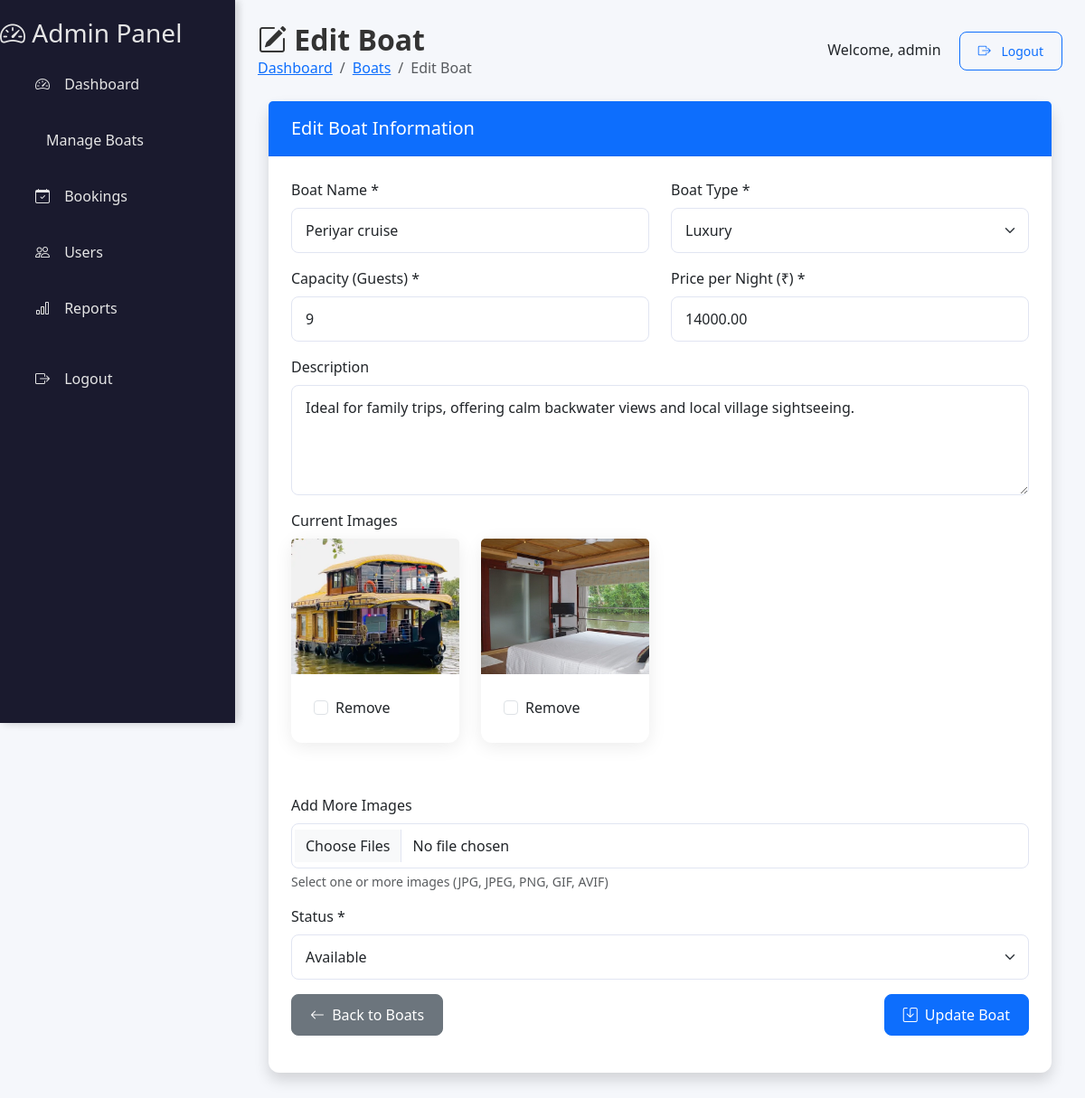
Screenshot of /admin/boats/edit.php?id=33 (signed in) with the database file from the repository.
### tables this page shows
CREATE TABLE IF NOT EXISTS `boats` (
  `id` int NOT NULL AUTO_INCREMENT,
  `boat_name` varchar(100) NOT NULL,
  `boat_type` varchar(100) NOT NULL,
  `capacity` int NOT NULL,
  `price` decimal(10,2) NOT NULL,
  `image` varchar(255) DEFAULT NULL,
  `description` text,
  `status` enum('available','maintenance','booked') DEFAULT 'available',
  PRIMARY KEY (`id`)
);

### admin/boats/edit.php (the view, shortened to what this page needs)
<?php
include '../../backend/inc/db_connect.php';
include '../includes/sidebar.php';
$boat_id = intval($_GET['id']);
$stmt = $conn->prepare("SELECT * FROM boats WHERE id = ?");
$stmt->bind_param("i", $boat_id);
$stmt->execute();
$result = $stmt->get_result();
$boat = $result->fetch_assoc();
$images = array();
if (!empty($boat['image'])) {
    $decoded = json_decode($boat['image'], true);
    if (is_array($decoded)) {
        $images = $decoded;
    } else {
        $images = array($boat['image']);
    }
}
?>
<!DOCTYPE html>
<html lang="en">
<head>
    <link href="https://cdn.jsdelivr.net/npm/bootstrap@5.3.2/dist/css/bootstrap.min.css" rel="stylesheet">
    <link href="https://cdn.jsdelivr.net/npm/bootstrap-icons/font/bootstrap-icons.css" rel="stylesheet">
    <link href="../css/dashboard.css" rel="stylesheet">
</head>
<body>
    <?php include '../includes/sidebar.php'; ?>
    <div class="content">
        <div class="content-header">
            <div class="d-flex justify-content-between align-items-center">
                <div>
                    <h2><i class="bi bi-pencil-square"></i> Edit Boat</h2>
                    <nav aria-label="breadcrumb">
                        <ol class="breadcrumb">
                            <li class="breadcrumb-item"><a href="/HouseBoatBooking/admin/dashboard.php">Dashboard</a></li>
                            <li class="breadcrumb-item"><a href="/HouseBoatBooking/admin/boats.php">Boats</a></li>
                            <li class="breadcrumb-item active" aria-current="page">Edit Boat</li>
                        </ol>
                    </nav>
                </div>
                <div class="user-info">
                    <span>Welcome, <?php echo htmlspecialchars($_SESSION['username']); ?></span>
                    <a href="/HouseBoatBooking/backend/auth/logout.php" class="btn btn-outline-primary btn-sm ms-3"><i class="bi bi-box-arrow-right"></i> Logout</a>
                </div>
            </div>
        </div>
        <div class="container-fluid">
            <div class="card shadow">
                <div class="card-header bg-primary text-white">
                    <h5 class="mb-0"><i class="bi bi-boat"></i> Edit Boat Information</h5>
                </div>
                <div class="card-body">
                    <form method="POST" enctype="multipart/form-data">
                        <div class="row">
                            <div class="col-md-6 mb-3">
                                <label for="boat_name" class="form-label">Boat Name *</label>
                                <input type="text" class="form-control" id="boat_name" name="boat_name" value="<?php echo htmlspecialchars($boat['boat_name']); ?>" required>
                            </div>
                            <div class="col-md-6 mb-3">
                                <label for="boat_type" class="form-label">Boat Type *</label>
                                <select class="form-select" id="boat_type" name="boat_type" required>
                                    <option value="luxury" <?php echo $boat['boat_type'] === 'luxury' ? 'selected' : ''; ?>>Luxury</option>
                                </select>
                            </div>
                        </div>
                        <div class="row">
                            <div class="col-md-6 mb-3">
                                <label for="capacity" class="form-label">Capacity (Guests) *</label>
                                <input type="number" class="form-control" id="capacity" name="capacity" min="1" max="50" value="<?php echo htmlspecialchars($boat['capacity']); ?>" required>
                            </div>
                            <div class="col-md-6 mb-3">
                                <label for="price" class="form-label">Price per Night (₹) *</label>
                                <input type="number" class="form-control" id="price" name="price" min="1000" step="100" value="<?php echo htmlspecialchars($boat['price']); ?>" required>
                            </div>
                        </div>
                        <div class="mb-3">
                            <label for="description" class="form-label">Description</label>
                            <textarea class="form-control" id="description" name="description" rows="4"><?php echo htmlspecialchars($boat['description']); ?></textarea>
                        </div>
                        <?php if (!empty($images)): ?>
                            <div class="mb-3">
                                <label class="form-label">Current Images</label>
                                <div class="row">
                                    <?php foreach ($images as $image): ?>
                                        <div class="col-md-3 mb-3">
                                            <div class="card">
                                                <img src="/HouseBoatBooking/uploads/boats/<?php echo htmlspecialchars($image); ?>" class="card-img-top" alt="Boat Image" style="height: 150px; object-fit: cover;">
                                                <div class="card-body">
                                                    <div class="form-check">
                                                        <input class="form-check-input" type="checkbox" name="remove_images[]" value="<?php echo htmlspecialchars($image); ?>" id="remove_<?php echo htmlspecialchars($image); ?>">
                                                        <label class="form-check-label" for="remove_<?php echo htmlspecialchars($image); ?>">Remove</label>
                                                    </div>
                                                </div>
                                            </div>
                                        </div>
                                    <?php endforeach; ?>
                                </div>
                            </div>
                        <?php endif; ?>
                        <div class="mb-3">
                            <label for="images" class="form-label">Add More Images</label>
                            <input class="form-control" type="file" id="images" name="images[]" multiple accept="image/*">
                            <div class="form-text">Select one or more images (JPG, JPEG, PNG, GIF, AVIF)</div>
                        </div>
                        <div class="mb-3">
                            <label for="status" class="form-label">Status *</label>
                            <select class="form-select" id="status" name="status" required>
                                <option value="available" <?php echo $boat['status'] === 'available' ? 'selected' : ''; ?>>Available</option>
                            </select>
                        </div>
                        <div class="d-flex justify-content-between">
                            <a href="/HouseBoatBooking/admin/boats.php" class="btn btn-secondary">
                                <i class="bi bi-arrow-left me-1"></i> Back to Boats
                            </a>
                            <button type="submit" class="btn btn-primary">
                                <i class="bi bi-save me-1"></i> Update Boat
                            </button>
                        </div>
                    </form>
                </div>
            </div>
        </div>
    </div>
</body>
</html>

### admin/css/dashboard.css (style rules this page uses)
:root { --sidebar-bg: #1a1a2e; --sidebar-hover: #16213e; --sidebar-active: #0f3460; --sidebar-text: #e6e6e6; --sidebar-text-hover: #ffffff; --content-bg: #f5f7fb; --card-shadow: 0 4px 20px rgba(0, 0, 0, 0.08); --primary-color: #4361ee; --success-color: #4cc9f0; --border-radius: 12px; }
body { background-color: var(--content-bg); font-family: 'Segoe UI', Tahoma, Geneva, Verdana, sans-serif; margin: 0; padding: 0; }
.content { margin-left: 260px; padding: 25px; transition: all 0.3s ease; }
.content-header { margin-bottom: 25px; }
.content-header h2 { font-weight: 700; color: #333; margin: 0; }
.content-header .breadcrumb { background: transparent; padding: 0; margin: 0; }
.card { border: none; border-radius: var(--border-radius); box-shadow: var(--card-shadow); transition: transform 0.3s ease, box-shadow 0.3s ease; margin-bottom: 25px; }
.card-header { background: transparent; border-bottom: 1px solid rgba(0, 0, 0, 0.05); font-weight: 600; padding: 18px 25px; }
.card-body { padding: 25px; }
.btn { border-radius: 8px; padding: 10px 20px; font-weight: 500; transition: all 0.3s ease; }
.btn i { margin-right: 8px; }
.form-control, .form-select { border-radius: 8px; padding: 12px 15px; border: 1px solid #e1e5f2; }

### admin/boats/edit.php (style rules this page uses)
.content { padding: 25px; margin-left: 260px; }
.content-header { margin-bottom: 25px; }

### rows the page displays
boats: boat_name "Periyar cruise", boat_type "Luxury", capacity "9", price "14000.00", description "Ideal for family trips, offering calm backwater views and local village sightseeing.", status "Available"

### other values shown
$_SESSION['username'] "admin"
